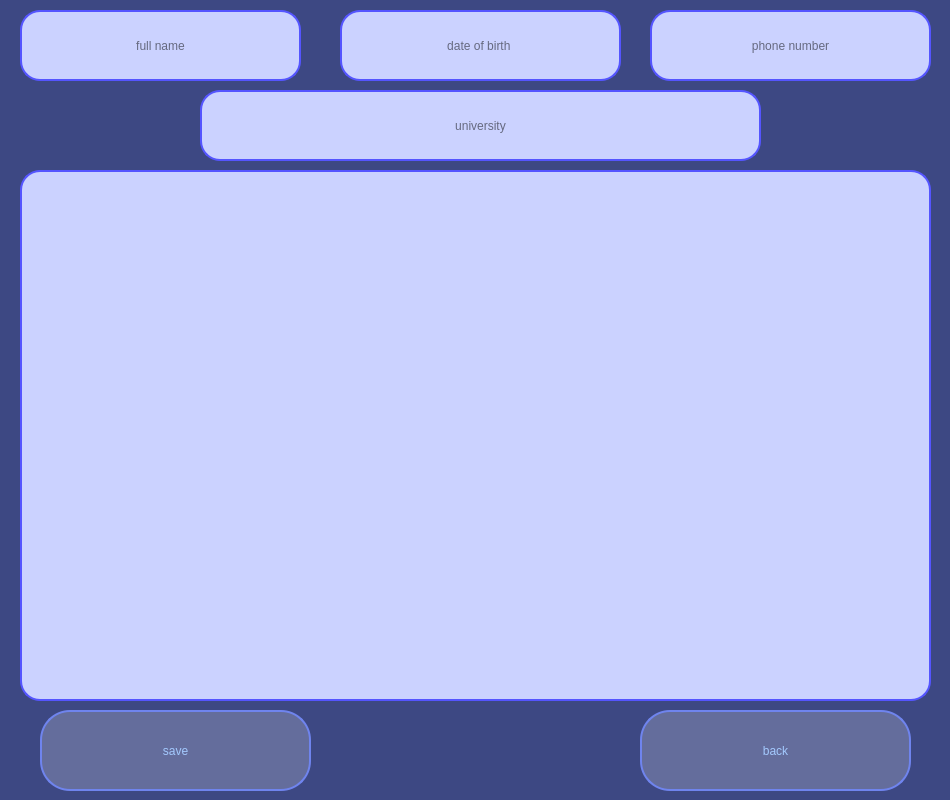
<?xml version="1.0" encoding="UTF-8"?>
<ui version="4.0">
 <class>dialog</class>
 <widget class="QDialog" name="dialog">
  <property name="geometry">
   <rect>
    <x>0</x>
    <y>0</y>
    <width>950</width>
    <height>800</height>
   </rect>
  </property>
  <property name="windowTitle">
   <string>Dialog</string>
  </property>
  <property name="styleSheet">
   <string notr="true">background-color: rgb(61, 72, 131);</string>
  </property>
  <widget class="QLineEdit" name="lineEdit_full_name">
   <property name="geometry">
    <rect>
     <x>20</x>
     <y>10</y>
     <width>281</width>
     <height>71</height>
    </rect>
   </property>
   <property name="styleSheet">
    <string notr="true">border: 2px solid rgb(85, 85, 255);
border-radius: 20px;
background-color: rgb(203, 210, 255)
 
</string>
   </property>
   <property name="alignment">
    <set>Qt::AlignCenter</set>
   </property>
   <property name="placeholderText">
    <string>full name</string>
   </property>
  </widget>
  <widget class="QLineEdit" name="lineEdit_date_of_birth">
   <property name="geometry">
    <rect>
     <x>340</x>
     <y>10</y>
     <width>281</width>
     <height>71</height>
    </rect>
   </property>
   <property name="styleSheet">
    <string notr="true">border: 2px solid rgb(85, 85, 255);
border-radius: 20px;
background-color: rgb(203, 210, 255)
 </string>
   </property>
   <property name="alignment">
    <set>Qt::AlignCenter</set>
   </property>
   <property name="placeholderText">
    <string>date of birth </string>
   </property>
  </widget>
  <widget class="QLineEdit" name="lineEdit_phone_number">
   <property name="geometry">
    <rect>
     <x>650</x>
     <y>10</y>
     <width>281</width>
     <height>71</height>
    </rect>
   </property>
   <property name="styleSheet">
    <string notr="true">border: 2px solid rgb(85, 85, 255);
border-radius: 20px;
background-color: rgb(203, 210, 255)
 </string>
   </property>
   <property name="alignment">
    <set>Qt::AlignCenter</set>
   </property>
   <property name="placeholderText">
    <string>phone number</string>
   </property>
  </widget>
  <widget class="QPushButton" name="btn_back">
   <property name="geometry">
    <rect>
     <x>640</x>
     <y>710</y>
     <width>271</width>
     <height>81</height>
    </rect>
   </property>
   <property name="styleSheet">
    <string notr="true">color: rgb(163, 201, 254);
font: 22pt &quot;MS Shell Dlg 2&quot;;
background-color: rgb(100, 109, 156);
border-radius: 30px;
border: 2px solid rgb(111, 132, 238);</string>
   </property>
   <property name="text">
    <string>back</string>
   </property>
  </widget>
  <widget class="QTextEdit" name="textEdit_input_resume">
   <property name="geometry">
    <rect>
     <x>20</x>
     <y>170</y>
     <width>911</width>
     <height>531</height>
    </rect>
   </property>
   <property name="font">
    <font>
     <pointsize>16</pointsize>
     <strikeout>false</strikeout>
     <stylestrategy>PreferDefault</stylestrategy>
     <kerning>false</kerning>
    </font>
   </property>
   <property name="focusPolicy">
    <enum>Qt::StrongFocus</enum>
   </property>
   <property name="styleSheet">
    <string notr="true">border: 2px solid rgb(85, 85, 255);
border-radius: 20px;
background-color: rgb(203, 210, 255)
 </string>
   </property>
   <property name="frameShape">
    <enum>QFrame::StyledPanel</enum>
   </property>
  </widget>
  <widget class="QPushButton" name="btn_save">
   <property name="geometry">
    <rect>
     <x>40</x>
     <y>710</y>
     <width>271</width>
     <height>81</height>
    </rect>
   </property>
   <property name="styleSheet">
    <string notr="true">color: rgb(163, 201, 254);
font: 22pt &quot;MS Shell Dlg 2&quot;;
background-color: rgb(100, 109, 156);
border-radius: 30px;
border: 2px solid rgb(111, 132, 238);</string>
   </property>
   <property name="text">
    <string>save</string>
   </property>
  </widget>
  <widget class="QLineEdit" name="lineEdit_phone_number_2">
   <property name="geometry">
    <rect>
     <x>200</x>
     <y>90</y>
     <width>561</width>
     <height>71</height>
    </rect>
   </property>
   <property name="styleSheet">
    <string notr="true">border: 2px solid rgb(85, 85, 255);
border-radius: 20px;
background-color: rgb(203, 210, 255)
 </string>
   </property>
   <property name="text">
    <string/>
   </property>
   <property name="alignment">
    <set>Qt::AlignCenter</set>
   </property>
   <property name="placeholderText">
    <string>university</string>
   </property>
  </widget>
 </widget>
 <resources/>
 <connections/>
</ui>
